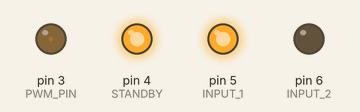
Recording of a program running on a simulated Teensy 3. Parts: output pins drawn as LEDs (lit = HIGH).

Above: at 0.05 s.
At 5.95 s:
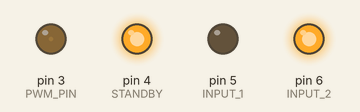
Timing chart, 0 to 6.9 s (numbered marks = the images above):
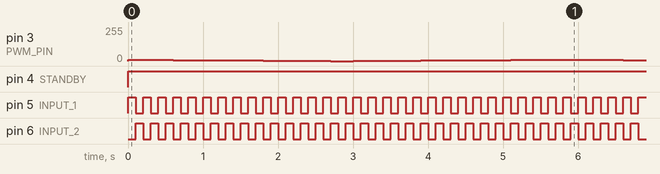

The program:

main.cpp
```cpp
#include <Arduino.h>

#define PWM_PIN 3
#define STANDBY 4
#define INPUT_1 5
#define INPUT_2 6

#define PWM_MAXVALUE 10

uint8_t pwm_value;
boolean pwm_direction;
boolean toggle = false;

int pwm_delay_count;
int pwm_delay;

void setup() {
  pinMode(STANDBY, OUTPUT);
  pinMode(INPUT_1, OUTPUT);
  pinMode(INPUT_2, OUTPUT);
  pinMode(PWM_PIN, OUTPUT);
  toggle = true;
  pwm_value = PWM_MAXVALUE-1;
  pwm_delay = 2;
  pwm_delay_count = 0;
  digitalWrite(INPUT_1, LOW);
  digitalWrite(INPUT_2, LOW);
  digitalWrite(STANDBY, LOW);
}

void loop() {

  digitalWrite(STANDBY, LOW);
  digitalWrite(INPUT_1, LOW);
  digitalWrite(INPUT_2, LOW);

  if ( toggle ) {
    digitalWrite(INPUT_1, HIGH);
    digitalWrite(INPUT_2, LOW);
  } else {
    digitalWrite(INPUT_1, LOW);
    digitalWrite(INPUT_2, HIGH);
  }
  analogWrite(PWM_PIN, pwm_value);
  digitalWrite(STANDBY, HIGH);
  toggle ^= 1;
  delay(100);
  pwm_delay_count++;
  if (pwm_delay_count > pwm_delay){
    if ( pwm_direction)  {
      pwm_value++;
      if(pwm_value == PWM_MAXVALUE){
        pwm_direction = false;
      }
    } else {
      pwm_value--;
      if(pwm_value == 0){
        pwm_direction = true;
      }
    }
    pwm_delay_count = 0;
  }

}
```

Measured:
- by itself, pin 4 (STANDBY): LOW → HIGH at 0.00 s
- by itself, pin 5 (INPUT_1), pin 6 (INPUT_2): alternates HIGH for 0.10 s and LOW for 0.10 s
